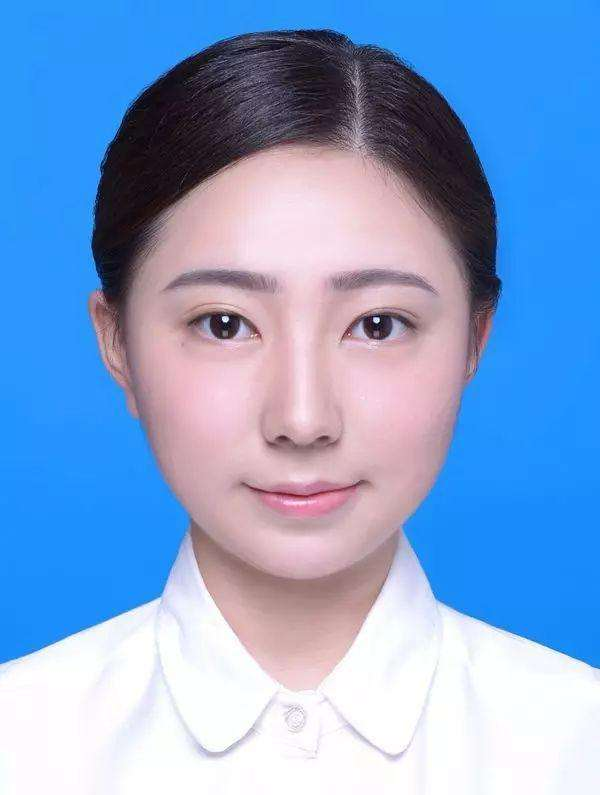
#> input picture xuki/img2string/zjz.jpeg, 600 x 795 px
$ python img_cutout.py
#> lines starting #> are read from the running program, lines starting #| are printed output that depends on the picture
# @Time : 2020/9/10 14:45
# @Author : Xuki
# @File : img_cutout.py
# @Annotation :

import numpy as np
import cv2 as cv
import matplotlib.pyplot as plt
import pandas as pd


def cv_show(name, img):
    cv.imshow(name, img)
    cv.waitKey(0)
    # cv2.destroyAllWindows()


image = cv.imread('zjz.jpeg')
#> image is the input picture: shape (795, 600, 3); mean B, G, R 209.1, 163, 130.9

rows, cols = image.shape[:2]
#> rows = 795; cols = 600

map_x = np.zeros((rows, cols), dtype=np.float32)
map_y = np.zeros((rows, cols), dtype=np.float32)

for i in range(rows):
    for j in range(cols):
        if 0.25 * rows < i < 0.75 * rows and 0.25 * cols < j < 0.75 * cols:
            map_x.itemset((i, j), 2 * (j - cols * 0.25) + 0.5)
            map_y.itemset((i, j), 2 * (i - rows * 0.25) + 0.5)
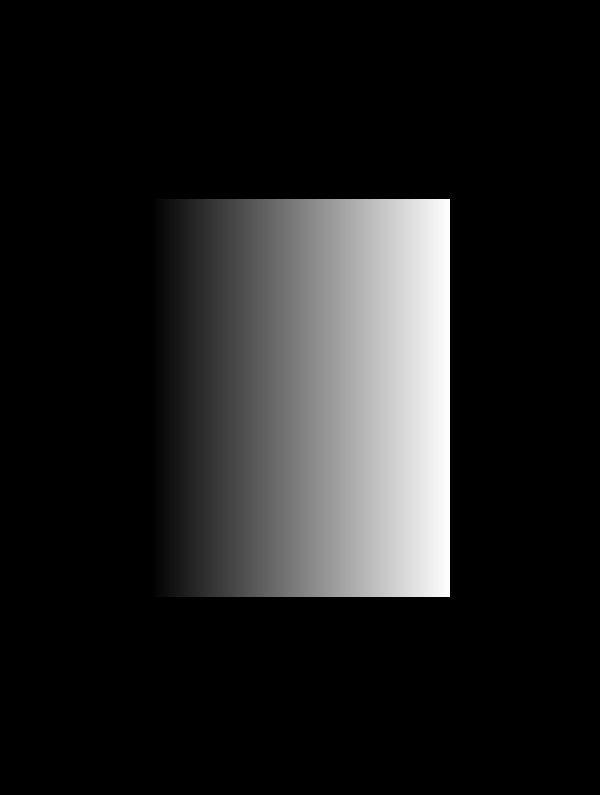
#> map_x: shape (795, 600) float32; min 0, max 598.5, mean 75; drawn with min black and max white
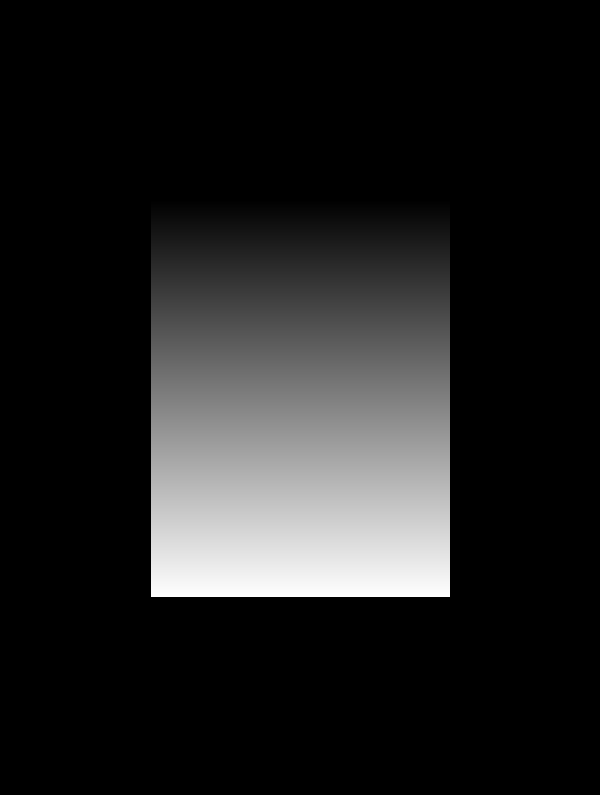
#> map_y: shape (795, 600) float32; min 0, max 795, mean 99.3; drawn with min black and max white
rst = cv.remap(image, map_x, map_y, cv.INTER_LINEAR)
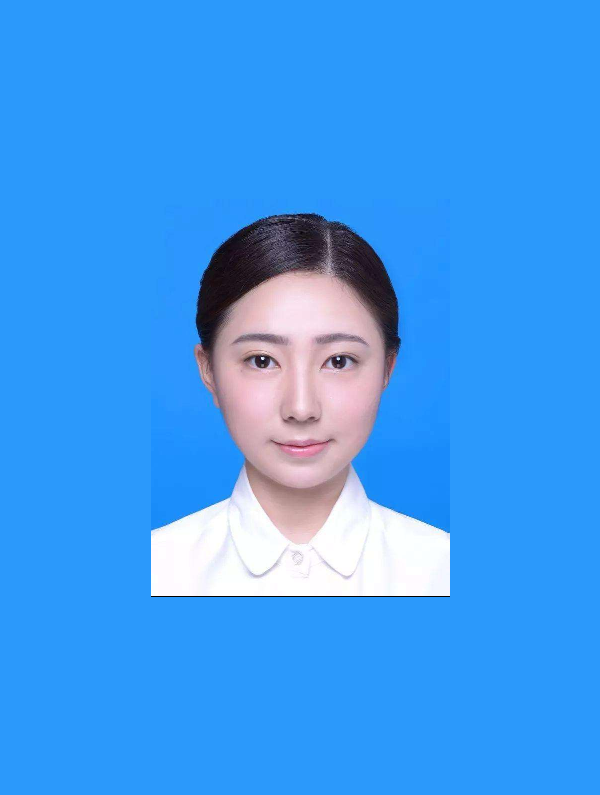
#> rst: shape (795, 600, 3); mean B, G, R 240.4, 155.4, 64.9
cv_show('rst', rst)
exit(0)
#> (the program exits here)
